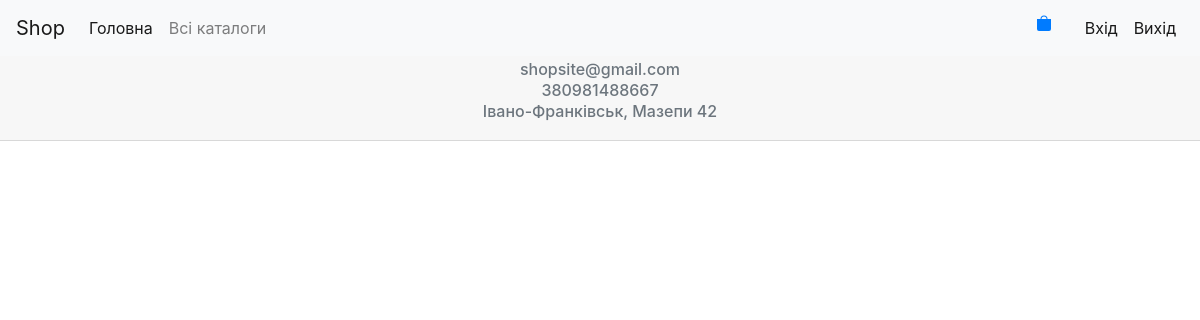
/main/2/catalog/, run on an earlier commit of the app's database.
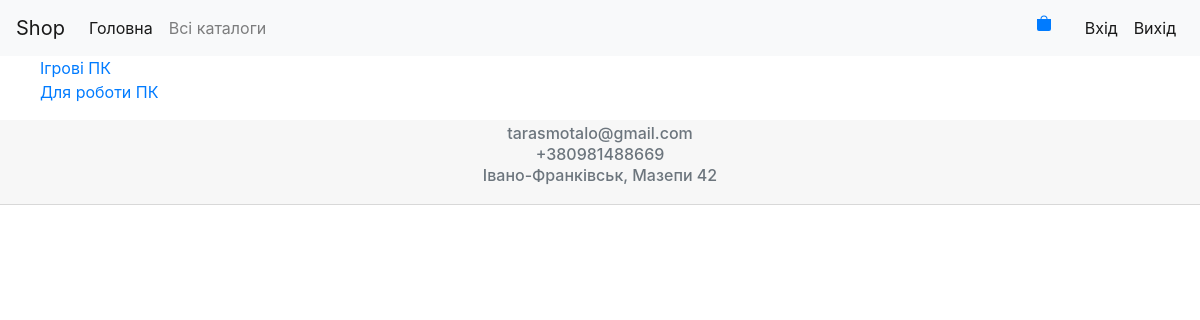
And on a later commit of the database.
### contact_shop/models.py (models this page shows)
class Contact(models.Model):
    email = models.EmailField(verbose_name='Електронний адрес')
    number_tel = PhoneField(max_length=13, verbose_name='Номер телефону')
    address = models.CharField(max_length=30, verbose_name='Адреса')
    class Meta:
        verbose_name = 'Контактна інформація'
        verbose_name_plural = 'Контактна інформація'

### mainsite/models.py (models this page shows, shortened)
class Catalog(models.Model):
    mainCatalog = models.ForeignKey(MainCatalog, on_delete=models.CASCADE, verbose_name='Назва головного каталогу',
                                    related_name='MainCatalogRel')
    name = models.CharField(max_length=30, verbose_name='Назва підкаталогу')
    class Meta:
        verbose_name = 'Підкаталог'
        verbose_name_plural = 'Підкаталоги'

### mainsite/views.py (the view)
# urls.py: path('<int:maincatalog_id>/catalog/', views.catalog, name='catalog'),
def catalog(request, maincatalog_id):
    return render(request, 'mainsite/catalog.html',
                  {'list_catalog': Catalog.objects.filter(mainCatalog_id=maincatalog_id)})

### contact_shop/context_processors.py (called while the page is built)
def contact_info(request):
    return {'contact_info': Contact.objects.all()}

### mainsite/templates/mainsite/catalog.html (shortened to what this page needs)
{% extends 'mainsite/base.html' %}
{% block content %}
    {% if list_catalog %}
        <ul>
            {% for catalog in list_catalog %}
                <li><a href="{% url 'product:product_list' catalog.id %}">{{ catalog.name }}</a>
                </li>
            {% endfor %}
        </ul>
    {% endif %}
{% endblock content %}

### mainsite/templates/mainsite/footer.html
<div class="card-header" style="text-align: center; /* Фиксированное положение */
    left: 0; bottom: 0;
    padding: 10px;
    width: 100%;
    ">
    {% if contact_info %}
        <ul class="list-group list-group-flush;">
            {% for contacts in contact_info %}
                <li><h6 class="card-subtitle mb-2 text-muted">{{ contacts.email }}</h6></li>
                <li><h6 class="card-subtitle mb-2 text-muted">{{ contacts.number_tel }}</h6></li>
                <li><h6 class="card-subtitle mb-2 text-muted">{{ contacts.address }}</h6></li>
            {% endfor %}
        </ul>
    {% endif %}
</div>

What changed in the data, as far as the page shows it:
added Catalog: name "Ігрові ПК"
added Catalog: name "Для роботи ПК"
changed Contact "Івано-Франківськ, Мазепи 42": email "shopsite@gmail.com" → "tarasmotalo@gmail.com"; number_tel "380981488667" → "+380981488669"
